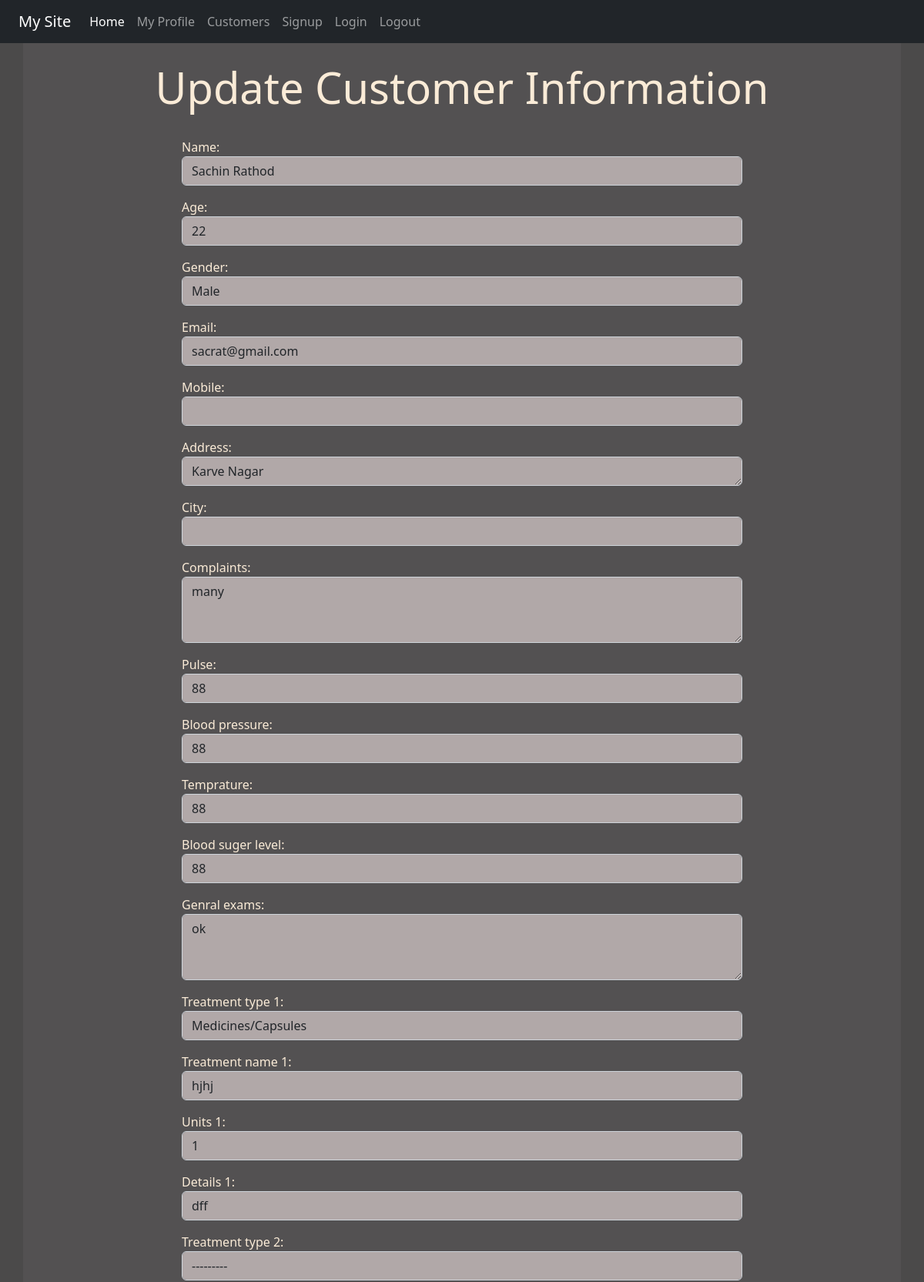
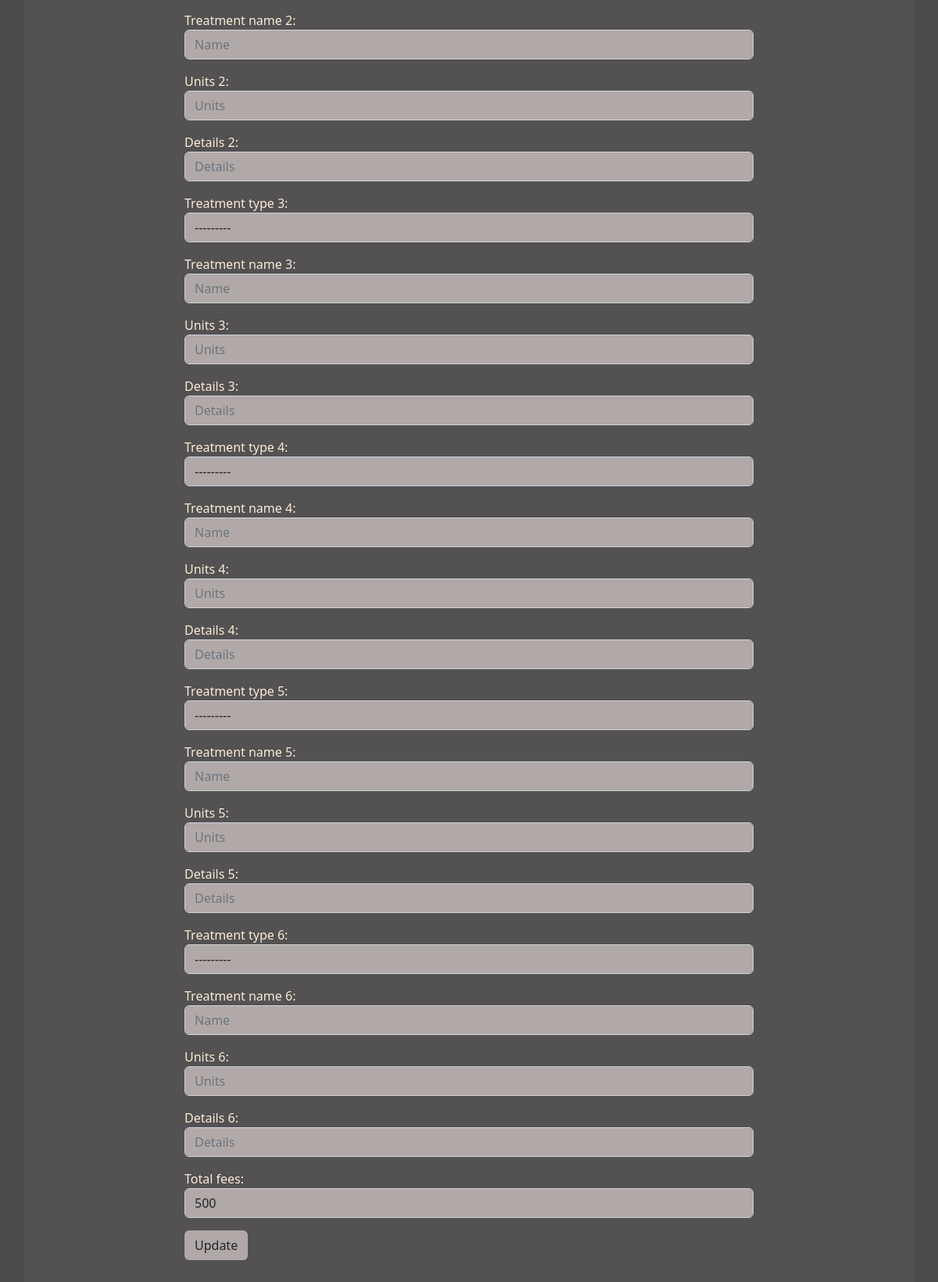
Page /viewdata/7 (signed in) on the committed database (2 pictures, top to bottom).
### reg/models.py (models this page shows, shortened)
class Customer(models.Model):
    Treatment_Choices = (
        ('Injection','Injection'),('Medicines/Capsules','Medicines/Capsules'),('Syrup' , 'Syrup'),('Tube','Tube')
        )
    GENDER_CHOICES = (
        ('M', 'Male'),
        ('F', 'Female'),
        ('T', 'Transgender')
    )
    created_at = models.DateField(auto_now_add=True, null=True)
    name = models.CharField(max_length=25,blank=True,null=True)
    age = models.IntegerField(blank=True,null=True)
    gender = models.CharField(max_length=1, choices=GENDER_CHOICES,blank=True,null=True)
    email = models.EmailField(max_length=25,blank=True,null=True)
    mobile = models.IntegerField(blank=True,null=True)
    address = models.CharField(max_length=100,blank=True,null=True)
    city = models.CharField(max_length=10,blank=True,null=True)
    complaints = models.CharField(max_length=100,blank=True,null=True)
    pulse = models.CharField(max_length=10,blank=True,null=True)
    blood_pressure = models.CharField(max_length=10,blank=True,null=True)
    temprature = models.CharField(max_length=10,blank=True,null=True)
    blood_suger_level = models.CharField(max_length=10,blank=True,null=True)
    genral_exams = models.CharField(max_length=100,null=True,blank=True)
    treatment_type_1 = models.CharField(max_length=100, choices=Treatment_Choices,blank=True,null=True)
    treatment_name_1 = models.CharField(max_length=100,blank=True,null=True)
    units_1 = models.IntegerField(blank=True,null=True)
    details_1 = models.CharField(max_length=90,blank=True,null=True)
    treatment_type_2 = models.CharField(max_length=100, choices=Treatment_Choices,blank=True,null=True)
    treatment_name_2 = models.CharField(max_length=100,blank=True)
    units_2 = models.IntegerField(blank=True,null=True)
    details_2 = models.CharField(max_length=90,blank=True)
    treatment_type_3 = models.CharField(max_length=100, choices=Treatment_Choices,blank=True,null=True)
    treatment_name_3 = models.CharField(max_length=100,blank=True,null=True)
    units_3 = models.IntegerField(blank=True,null=True)
    details_3 = models.CharField(max_length=90,blank=True,null=True)
    treatment_type_4 = models.CharField(max_length=100, choices=Treatment_Choices,blank=True,null=True)
    treatment_name_4 = models.CharField(max_length=100,blank=True,null=True)
    units_4 = models.IntegerField(blank=True,null=True)
    details_4 = models.CharField(max_length=90,blank=True)
    treatment_type_5 = models.CharField(max_length=100, choices=Treatment_Choices,blank=True,null=True)
    treatment_name_5 = models.CharField(max_length=100,blank=True,null=True)
    units_5 = models.IntegerField(blank=True,null=True)
    details_5 = models.CharField(max_length=90,blank=True,null=True)
    treatment_type_6 = models.CharField(max_length=100, choices=Treatment_Choices,blank=True,null=True)
    treatment_name_6 = models.CharField(max_length=100,blank=True,null=True)
    units_6 = models.IntegerField(blank=True,null=True)
    details_6 = models.CharField(max_length=90,blank=True,null=True)
    total_fees = models.PositiveIntegerField(blank=True, null=True)
    class Meta:
        ordering = ['name']

### reg/views.py (the view)
# urls.py: path('viewdata/<int:id>', views.View_data, name='viewdata'),
def View_data(request,id):
    if request.user.is_authenticated:
        pi = Customer.objects.get(pk=id)
        fmm = CustomerReg(instance=pi)
        return render(request, 'reg/updatecustomer.html',{'formm':fmm, 'id':id})
    else:
        return HttpResponseRedirect('/login/')

### reg/templates/reg/updatecustomer.html (shortened to what this page needs)
{% extends 'reg/base.html' %}
{% block content %}
<div class="jumbotron jumbotron-fluid jumbo-color">
    <div class="container">
        <br>
        <h1 class="text-center display-4 font-weight-bold">Update Customer Information </h1>
        <br>
        <div class="col-sm-8 offset-2">
            <form action="{% url 'updatedata' id %}" method="POST">
                {{formm.as_p}}
                <input type="submit" class="btn btnnn" value="Update">
            </form>
            <br>
            <br>
        </div>
    </div>
</div>
    {% endblock content %}

### reg/static/reg/css/style.css (style rules this page uses)
body { background-color:rgb(75,74,74); color: antiquewhite; }
.jumbo-color { background-color:rgb(83,81,82); }
.form-control { background-color: rgb(177, 168, 168); }
.btnnn { background-color: rgb(177, 168, 168) }

### rows in the picture
Customer: name "Sachin Rathod", age "22", gender "Male", email "sacrat@gmail.com", address "Karve Nagar", complaints "many", pulse "88", blood_pressure "88", temprature "88", blood_suger_level "88", genral_exams "ok", treatment_type_1 "Medicines/Capsules", treatment_name_1 "hjhj", units_1 "1", details_1 "dff", treatment_type_2 "---------", treatment_type_3 "---------", treatment_type_4 "---------", treatment_type_5 "---------", treatment_type_6 "---------", total_fees "500"
